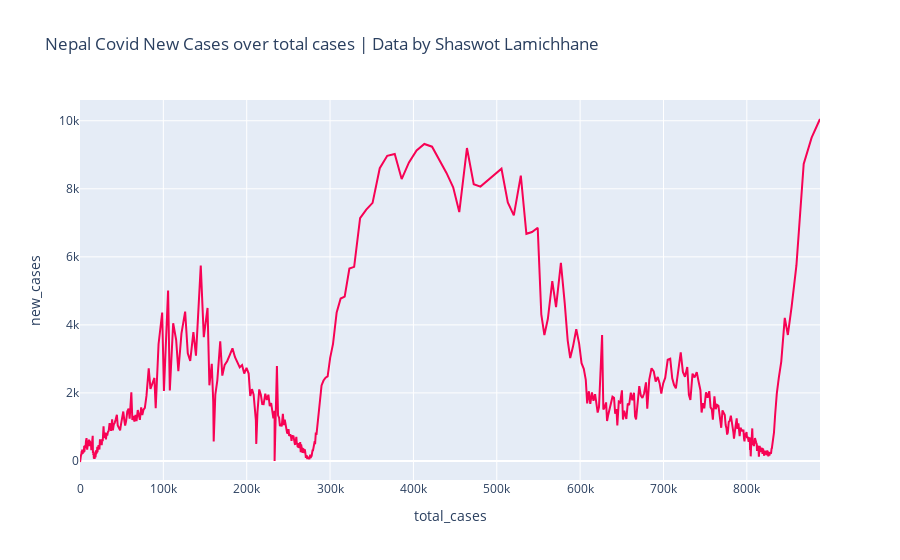

Here is the notebook cell this chart was saved with:
### Code cell
import pandas as pd
import plotly.express as px

data = pd.read_csv('covid-data.csv')
fig = px.line(data, x="total_cases", y="new_cases",title='Nepal Covid New Cases over total cases | Data by Shaswot Lamichhane')
fig['data'][0]['line']['color'] = '#f70254 '
fig.show()

### Figure 1 — Plotly figure (JSON) as saved in the notebook; plotly's stock layout.template omitted (floating-point values rounded to 4 significant figures; data arrays with more than 128 entries replaced by an {"elided": "..."} marker saying what was removed)
{"data": [{"hovertemplate": "total_cases=%{x}<br>new_cases=%{y}<extra></extra>", "legendgroup": "", "line": {"color": "#f70254 ", "dash": "solid"}, "marker": {"symbol": "circle"}, "mode": "lines", "name": "", "orientation": "v", "showlegend": false, "type": "scatter", "x": {"elided": "727 int values"}, "xaxis": "x", "y": {"elided": "727 int values"}, "yaxis": "y"}], "layout": {"legend": {"tracegroupgap": 0}, "title": {"text": "Nepal Covid New Cases over total cases | Data by Shaswot Lamichhane"}, "xaxis": {"anchor": "y", "domain": [0, 1], "title": {"text": "total_cases"}}, "yaxis": {"anchor": "x", "domain": [0, 1], "title": {"text": "new_cases"}}}}
